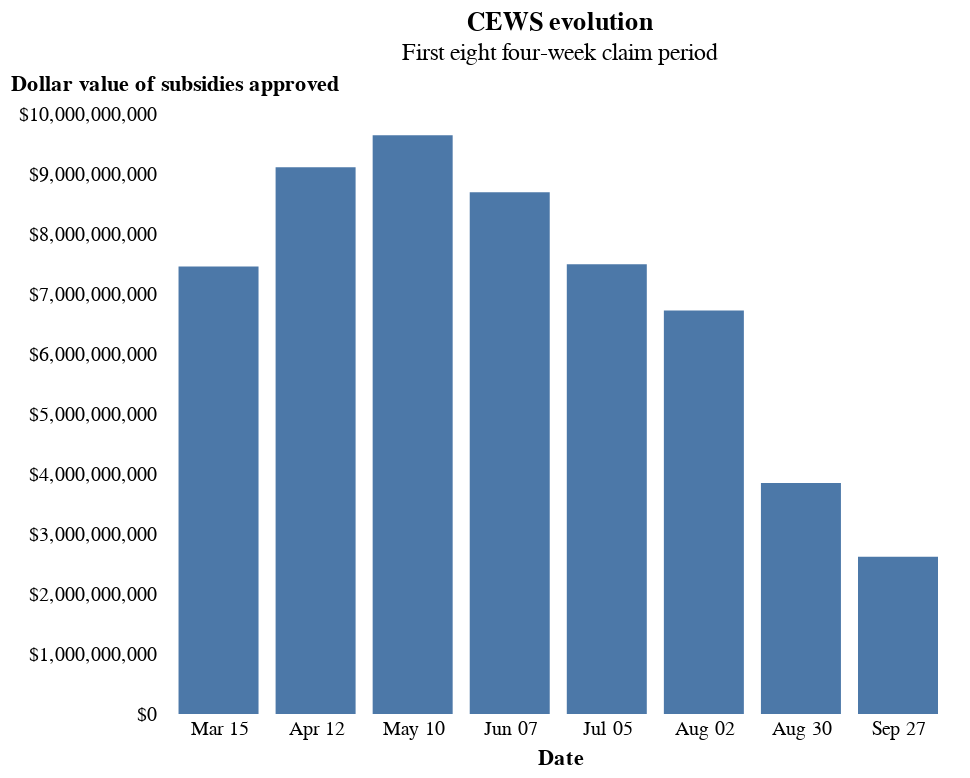

Notebook cell for this chart:
### Code cell
alt.Chart(cews.query("Region == 'Canada' and RegionCode == 'TOTAL' and IndustryAggregation == 'All industries'")).mark_bar(size=40).encode(
    x=alt.X('Period:T', title='Date', scale=alt.Scale(domain=["2020-03-01", "2020-10-12"]),
            axis=alt.Axis(tickCount=8, values=list(cews.query("Region == 'Canada' and RegionCode == 'TOTAL' and IndustryAggregation == 'All industries'")['Period'].values))),
    y=alt.Y('Subsidy', type='quantitative', title='Dollar value of subsidies approved',
            axis=alt.Axis(titleAngle=0, titleAnchor='start', titleY=-10, format='$,f'))
    ).properties(title={'text': 'CEWS evolution', 'subtitle': 'First eight four-week claim period'}
                ).configure_axis(domain=False, grid=False, ticks=False
                                ).configure_view(stroke="transparent")

### Figure 1 — Vega-Lite specification as saved in the notebook (floating-point values rounded to 4 significant figures)
{"config": {"view": {"continuousWidth": 400, "continuousHeight": 300, "stroke": "transparent"}, "axis": {"domain": false, "grid": false, "ticks": false}}, "data": {"name": "data-5f3db8f6fbd7faee871b1eca10fc8f3d"}, "mark": {"type": "bar", "size": 40}, "encoding": {"x": {"type": "temporal", "axis": {"tickCount": 8, "values": ["2020-03-15T00:00:00", "2020-04-12T00:00:00", "2020-05-10T00:00:00", "2020-06-07T00:00:00", "2020-07-05T00:00:00", "2020-08-02T00:00:00", "2020-08-30T00:00:00", "2020-09-27T00:00:00"]}, "field": "Period", "scale": {"domain": ["2020-03-01", "2020-10-12"]}, "title": "Date"}, "y": {"type": "quantitative", "axis": {"format": "$,f", "titleAnchor": "start", "titleAngle": 0, "titleY": -10}, "field": "Subsidy", "title": "Dollar value of subsidies approved"}}, "title": {"text": "CEWS evolution", "subtitle": "First eight four-week claim period"}, "$schema": "https://vega.github.io/schema/vega-lite/v4.8.1.json", "datasets": {"data-5f3db8f6fbd7faee871b1eca10fc8f3d": [{"Period": "2020-03-15T00:00:00", "RegionCode": "TOTAL", "Region": "Canada", "GeographicClassification": "Not applicable", "CensusLevel": "Not applicable", "IndustryCode": "TOTAL", "Industry": "All Industries", "BusinessLocations": 294100.0, "Subsidy": 7460000000.0, "SupportedEmployees": 3489000.0, "RehiredEmployees": 30520.0, "GeoAggregation": "Canada", "IndustryAggregation": "All industries", "ProvinceCode": null, "Province": null, "TotalEmployees": 17230000.0}, {"Period": "2020-04-12T00:00:00", "RegionCode": "TOTAL", "Region": "Canada", "GeographicClassification": "Not applicable", "CensusLevel": "Not applicable", "IndustryCode": "TOTAL", "Industry": "All Industries", "BusinessLocations": 336600.0, "Subsidy": 9112000000.0, "SupportedEmployees": 3744000.0, "RehiredEmployees": 38940.0, "GeoAggregation": "Canada", "IndustryAggregation": "All industries", "ProvinceCode": null, "Province": null, "TotalEmployees": 17230000.0}, {"Period": "2020-05-10T00:00:00", "RegionCode": "TOTAL", "Region": "Canada", "GeographicClassification": "Not applicable", "CensusLevel": "Not applicable", "IndustryCode": "TOTAL", "Industry": "All Industries", "BusinessLocations": 331900.0, "Subsidy": 9648000000.0, "SupportedEmployees": 4011000.0, "RehiredEmployees": 44420.0, "GeoAggregation": "Canada", "IndustryAggregation": "All industries", "ProvinceCode": null, "Province": null, "TotalEmployees": 17230000.0}, {"Period": "2020-06-07T00:00:00", "RegionCode": "TOTAL", "Region": "Canada", "GeographicClassification": "Not applicable", "CensusLevel": "Not applicable", "IndustryCode": "TOTAL", "Industry": "All Industries", "BusinessLocations": 291500.0, "Subsidy": 8695000000.0, "SupportedEmployees": 3836000.0, "RehiredEmployees": 36460.0, "GeoAggregation": "Canada", "IndustryAggregation": "All industries", "ProvinceCode": null, "Province": null, "TotalEmployees": 17230000.0}, {"Period": "2020-07-05T00:00:00", "RegionCode": "TOTAL", "Region": "Canada", "GeographicClassification": "Not applicable", "CensusLevel": "Not applicable", "IndustryCode": "TOTAL", "Industry": "All Industries", "BusinessLocations": 288900.0, "Subsidy": 7495000000.0, "SupportedEmployees": 4323000.0, "RehiredEmployees": 25860.0, "GeoAggregation": "Canada", "IndustryAggregation": "All industries", "ProvinceCode": null, "Province": null, "TotalEmployees": 17230000.0}, {"Period": "2020-08-02T00:00:00", "RegionCode": "TOTAL", "Region": "Canada", "GeographicClassification": "Not applicable", "CensusLevel": "Not applicable", "IndustryCode": "TOTAL", "Industry": "All Industries", "BusinessLocations": 272600.0, "Subsidy": 6725000000.0, "SupportedEmployees": 4163000.0, "RehiredEmployees": 19510.0, "GeoAggregation": "Canada", "IndustryAggregation": "All industries", "ProvinceCode": null, "Province": null, "TotalEmployees": 17230000.0}, {"Period": "2020-08-30T00:00:00", "RegionCode": "TOTAL", "Region": "Canada", "GeographicClassification": "Not applicable", "CensusLevel": "Not applicable", "IndustryCode": "TOTAL", "Industry": "All Industries", "BusinessLocations": 240700.0, "Subsidy": 3851000000.0, "SupportedEmployees": 3769000.0, "RehiredEmployees": 16340.0, "GeoAggregation": "Canada", "IndustryAggregation": "All industries", "ProvinceCode": null, "Province": null, "TotalEmployees": 17230000.0}, {"Period": "2020-09-27T00:00:00", "RegionCode": "TOTAL", "Region": "Canada", "GeographicClassification": "Not applicable", "CensusLevel": "Not applicable", "IndustryCode": "TOTAL", "Industry": "All Industries", "BusinessLocations": 202300.0, "Subsidy": 2619000000.0, "SupportedEmployees": 3154000.0, "RehiredEmployees": 12620.0, "GeoAggregation": "Canada", "IndustryAggregation": "All industries", "ProvinceCode": null, "Province": null, "TotalEmployees": 17230000.0}]}}
